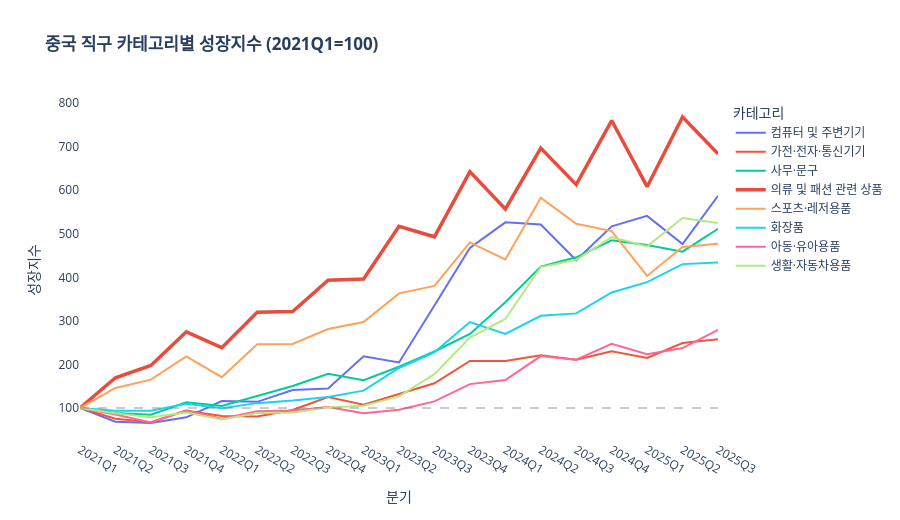

Write notebook code for a chart like this one.
### Code cell
# 카테고리별 성장지수 (2021Q1 = 100 기준)
df_indexed = china[['분기'] + categories].copy()
df_indexed[categories] = df_indexed[categories].apply(pd.to_numeric, errors='coerce')

base_row = df_indexed[df_indexed['분기'] == '2021Q1']
for cat in categories:
    base_val = base_row[cat].values[0]
    if base_val != 0:
        df_indexed[cat] = (df_indexed[cat] / base_val * 100).round(1)

df_indexed_long = df_indexed.melt(
    id_vars=['분기'],
    value_vars=categories,
    var_name='카테고리',
    value_name='성장지수'
)

fig = px.line(
    df_indexed_long,
    x='분기',
    y='성장지수',
    color='카테고리',
    title='<b>중국 직구 카테고리별 성장지수 (2021Q1=100)</b>',
    height=520
)

for trace in fig.data:
    if '의류' in trace.name:
        trace.line.width = 3.5
        trace.line.color = '#E74C3C'

fig.add_hline(y=100, line_dash='dash', line_color='gray', opacity=0.4)
fig.update_layout(plot_bgcolor='white')
fig.show()

### Figure 1 — Plotly figure (JSON) as saved in the notebook; plotly's stock layout.template omitted (floating-point values rounded to 4 significant figures)
{"data": [{"hovertemplate": "카테고리=컴퓨터 및 주변기기<br>분기=%{x}<br>성장지수=%{y}<extra></extra>", "legendgroup": "컴퓨터 및 주변기기", "line": {"color": "#636efa", "dash": "solid"}, "marker": {"symbol": "circle"}, "mode": "lines", "name": "컴퓨터 및 주변기기", "orientation": "v", "showlegend": true, "type": "scatter", "x": ["2021Q1", "2021Q2", "2021Q3", "2021Q4", "2022Q1", "2022Q2", "2022Q3", "2022Q4", "2023Q1", "2023Q2", "2023Q3", "2023Q4", "2024Q1", "2024Q2", "2024Q3", "2024Q4", "2025Q1", "2025Q2", "2025Q3"], "xaxis": "x", "y": [100.0, 68.5, 65.6, 78.7, 116.0, 114.1, 141.2, 144.7, 218.7, 204.5, 335.2, 467.2, 526.2, 521.3, 439.2, 516.9, 541.0, 476.5, 587.0], "yaxis": "y"}, {"hovertemplate": "카테고리=가전·전자·통신기기<br>분기=%{x}<br>성장지수=%{y}<extra></extra>", "legendgroup": "가전·전자·통신기기", "line": {"color": "#EF553B", "dash": "solid"}, "marker": {"symbol": "circle"}, "mode": "lines", "name": "가전·전자·통신기기", "orientation": "v", "showlegend": true, "type": "scatter", "x": ["2021Q1", "2021Q2", "2021Q3", "2021Q4", "2022Q1", "2022Q2", "2022Q3", "2022Q4", "2023Q1", "2023Q2", "2023Q3", "2023Q4", "2024Q1", "2024Q2", "2024Q3", "2024Q4", "2025Q1", "2025Q2", "2025Q3"], "xaxis": "x", "y": [100.0, 75.3, 67.6, 93.6, 81.8, 80.8, 95.6, 125.2, 107.8, 132.9, 156.7, 208.2, 207.9, 220.9, 210.9, 230.1, 214.8, 249.3, 258.1], "yaxis": "y"}, {"hovertemplate": "카테고리=사무·문구<br>분기=%{x}<br>성장지수=%{y}<extra></extra>", "legendgroup": "사무·문구", "line": {"color": "#00cc96", "dash": "solid"}, "marker": {"symbol": "circle"}, "mode": "lines", "name": "사무·문구", "orientation": "v", "showlegend": true, "type": "scatter", "x": ["2021Q1", "2021Q2", "2021Q3", "2021Q4", "2022Q1", "2022Q2", "2022Q3", "2022Q4", "2023Q1", "2023Q2", "2023Q3", "2023Q4", "2024Q1", "2024Q2", "2024Q3", "2024Q4", "2025Q1", "2025Q2", "2025Q3"], "xaxis": "x", "y": [100.0, 88.6, 84.5, 113.2, 104.9, 127.1, 150.6, 178.6, 163.9, 194.7, 229.8, 269.9, 342.9, 424.6, 446.0, 484.9, 474.0, 458.8, 511.1], "yaxis": "y"}, {"hovertemplate": "카테고리=의류 및 패션 관련 상품<br>분기=%{x}<br>성장지수=%{y}<extra></extra>", "legendgroup": "의류 및 패션 관련 상품", "line": {"color": "#E74C3C", "dash": "solid", "width": 3.5}, "marker": {"symbol": "circle"}, "mode": "lines", "name": "의류 및 패션 관련 상품", "orientation": "v", "showlegend": true, "type": "scatter", "x": ["2021Q1", "2021Q2", "2021Q3", "2021Q4", "2022Q1", "2022Q2", "2022Q3", "2022Q4", "2023Q1", "2023Q2", "2023Q3", "2023Q4", "2024Q1", "2024Q2", "2024Q3", "2024Q4", "2025Q1", "2025Q2", "2025Q3"], "xaxis": "x", "y": [100.0, 169.4, 197.7, 274.9, 238.5, 319.6, 321.4, 393.5, 396.0, 517.2, 493.0, 642.6, 556.8, 696.5, 612.8, 759.9, 608.0, 768.0, 683.6], "yaxis": "y"}, {"hovertemplate": "카테고리=스포츠·레저용품<br>분기=%{x}<br>성장지수=%{y}<extra></extra>", "legendgroup": "스포츠·레저용품", "line": {"color": "#FFA15A", "dash": "solid"}, "marker": {"symbol": "circle"}, "mode": "lines", "name": "스포츠·레저용품", "orientation": "v", "showlegend": true, "type": "scatter", "x": ["2021Q1", "2021Q2", "2021Q3", "2021Q4", "2022Q1", "2022Q2", "2022Q3", "2022Q4", "2023Q1", "2023Q2", "2023Q3", "2023Q4", "2024Q1", "2024Q2", "2024Q3", "2024Q4", "2025Q1", "2025Q2", "2025Q3"], "xaxis": "x", "y": [100.0, 146.0, 165.1, 218.5, 170.7, 246.6, 247.0, 281.2, 297.4, 363.2, 380.3, 480.1, 441.1, 582.8, 522.8, 506.2, 403.2, 469.7, 477.0], "yaxis": "y"}, {"hovertemplate": "카테고리=화장품<br>분기=%{x}<br>성장지수=%{y}<extra></extra>", "legendgroup": "화장품", "line": {"color": "#19d3f3", "dash": "solid"}, "marker": {"symbol": "circle"}, "mode": "lines", "name": "화장품", "orientation": "v", "showlegend": true, "type": "scatter", "x": ["2021Q1", "2021Q2", "2021Q3", "2021Q4", "2022Q1", "2022Q2", "2022Q3", "2022Q4", "2023Q1", "2023Q2", "2023Q3", "2023Q4", "2024Q1", "2024Q2", "2024Q3", "2024Q4", "2025Q1", "2025Q2", "2025Q3"], "xaxis": "x", "y": [100.0, 93.6, 93.8, 109.9, 99.6, 111.2, 117.0, 125.2, 139.8, 191.9, 227.7, 297.4, 270.1, 311.6, 317.2, 365.3, 388.9, 430.3, 434.3], "yaxis": "y"}, {"hovertemplate": "카테고리=아동·유아용품<br>분기=%{x}<br>성장지수=%{y}<extra></extra>", "legendgroup": "아동·유아용품", "line": {"color": "#FF6692", "dash": "solid"}, "marker": {"symbol": "circle"}, "mode": "lines", "name": "아동·유아용품", "orientation": "v", "showlegend": true, "type": "scatter", "x": ["2021Q1", "2021Q2", "2021Q3", "2021Q4", "2022Q1", "2022Q2", "2022Q3", "2022Q4", "2023Q1", "2023Q2", "2023Q3", "2023Q4", "2024Q1", "2024Q2", "2024Q3", "2024Q4", "2025Q1", "2025Q2", "2025Q3"], "xaxis": "x", "y": [100.0, 85.2, 66.6, 94.7, 75.2, 92.3, 94.1, 102.1, 88.2, 95.9, 115.2, 154.9, 164.1, 219.2, 211.0, 247.5, 223.4, 237.7, 279.1], "yaxis": "y"}, {"hovertemplate": "카테고리=생활·자동차용품<br>분기=%{x}<br>성장지수=%{y}<extra></extra>", "legendgroup": "생활·자동차용품", "line": {"color": "#B6E880", "dash": "solid"}, "marker": {"symbol": "circle"}, "mode": "lines", "name": "생활·자동차용품", "orientation": "v", "showlegend": true, "type": "scatter", "x": ["2021Q1", "2021Q2", "2021Q3", "2021Q4", "2022Q1", "2022Q2", "2022Q3", "2022Q4", "2023Q1", "2023Q2", "2023Q3", "2023Q4", "2024Q1", "2024Q2", "2024Q3", "2024Q4", "2025Q1", "2025Q2", "2025Q3"], "xaxis": "x", "y": [100.0, 87.7, 79.1, 89.9, 73.5, 88.5, 89.8, 101.1, 105.1, 126.6, 177.7, 261.7, 304.4, 423.6, 440.4, 492.4, 471.0, 536.2, 524.7], "yaxis": "y"}], "layout": {"height": 520, "legend": {"title": {"text": "카테고리"}, "tracegroupgap": 0}, "plot_bgcolor": "white", "shapes": [{"line": {"color": "gray", "dash": "dash"}, "opacity": 0.4, "type": "line", "x0": 0, "x1": 1, "xref": "x domain", "y0": 100, "y1": 100, "yref": "y"}], "title": {"text": "<b>중국 직구 카테고리별 성장지수 (2021Q1=100)</b>"}, "xaxis": {"anchor": "y", "domain": [0.0, 1.0], "title": {"text": "분기"}}, "yaxis": {"anchor": "x", "domain": [0.0, 1.0], "title": {"text": "성장지수"}}}}
